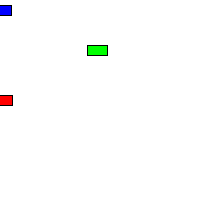
Frame 1 (no input)
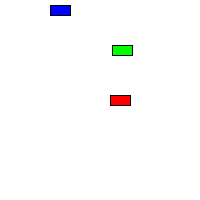
Frame 60 (the mouse pressed at the canvas centre just before this capture)
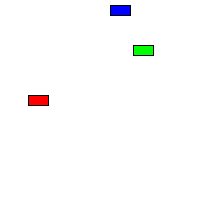
Frame 120 (the mouse held since frame 60 and released just before this capture)

The Processing sketch that drew these frames (run headless with seeded random() and noise(); from frame 60 on, the mouse is pressed at the canvas centre):

// Processing sketch: processing_103357
// ── processing_103357.pde

// Example: Two Car objects
//Nadav Hardof
//7/9/13

Car myCar1;
Car myCar2; // Two objects!
Car myCar3; //third object

void setup() {
  size(200,200);
  // Parameters go inside the parentheses when the object is constructed.
  myCar1 = new Car(color(255,0,0),0,100,2); 
  myCar2 = new Car(color(0,0,255),0,10,1);
  myCar3 = new Car(color(0, 255, 0),100,50,-3);
}

void draw() {
  background(255);
  myCar1.drive();
  myCar1.display();
  myCar2.drive();
  myCar2.display();
  myCar3.drive();
  myCar3.display();
  
}

// Even though there are multiple objects, we still only need one class. 
// No matter how many cookies we make, only one cookie cutter is needed.
class Car { 
  color c;
  float xpos;
  float ypos;
  float xspeed;

  // The Constructor is defined with arguments.
  Car(color tempC, float tempXpos, float tempYpos, float tempXspeed) { 
    c = tempC;
    xpos = tempXpos;
    ypos = tempYpos;
    xspeed = tempXspeed;
  }

  void display() {
    stroke(0);
    fill(c);
    rectMode(CENTER);
    rect(xpos,ypos,20,10);
  }

  void drive() {
    xpos = xpos + xspeed;
    if (xpos > width) {
      xpos = 0;
    }
   if (xpos < 0) {
  xpos= 200; }
}
 
  
}
